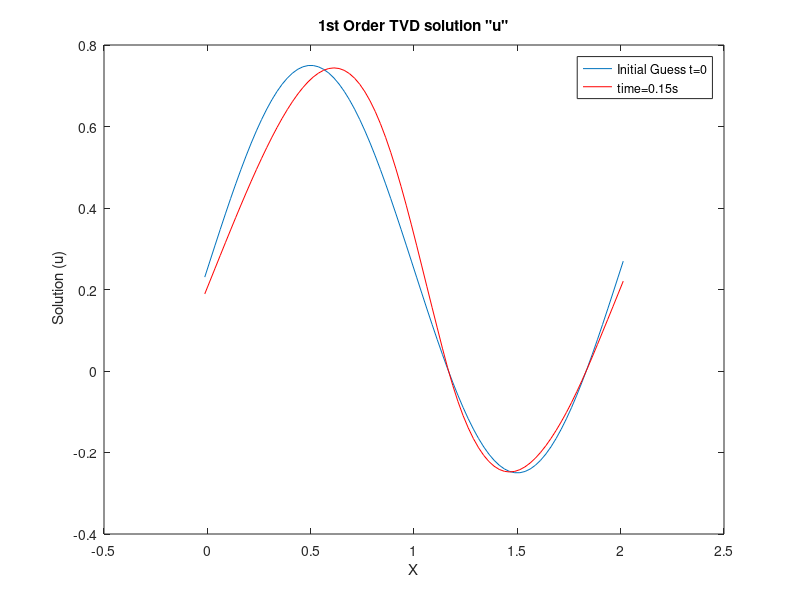
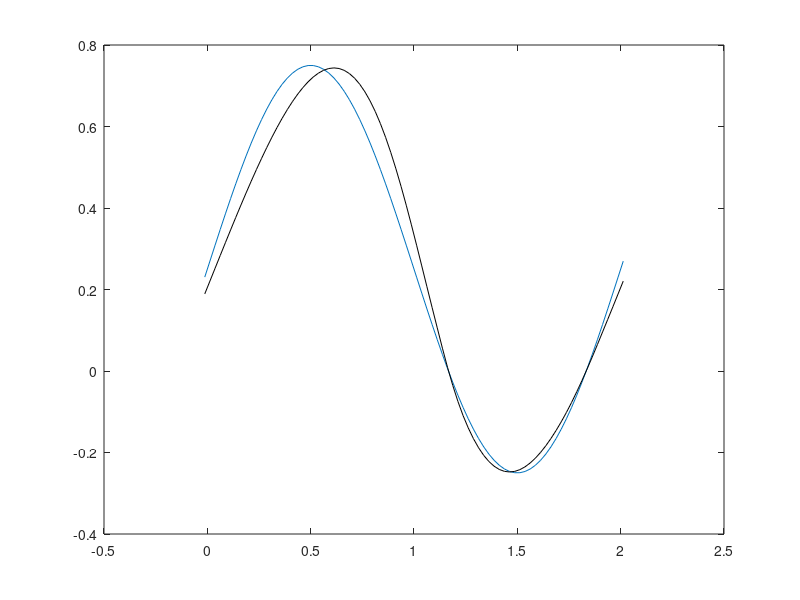

MATLAB code for these plots, in order:
clc
clear all
close all
format long
    
M=80; %number of elements, change for mesh refinement, record results.
endTime=2.1;
outputTime=[0.15;2]; %output time array values
%set domain
xmin=0;
xmax=2;
Lcalc=abs(xmax-xmin); %calc length of the domain

h=Lcalc/M; % calc step size
x=0-(h/2):h:2+(h/2); %set x values
time=0; %initial time
ITcount=0; %counter for iterations
eps=(1/10); %set error for entropy condition, h
%set initial Condition
u=zeros(1,M+2);
for i=2:1:M+1
    u(i)=0.25+0.5*sin(pi*x(i));
end
u(1)=u(M+1);
u(M+2)=u(2);

%preallocation or arrays
unew=zeros(1,M+2);
alphaplus=zeros(1,M+2);
duplushalf=zeros(1,M+2);
psiplus=zeros(1,M+2);
h_halfplus=zeros(1,M+2);

figure(1)%plot intial guess
plot(x,u)
hold on

figure(2)%plot initial guess
plot(x,u)
hold on

 while time<endTime

    ITcount=ITcount+1;
    E=0.5.*u.^2; %define E value array
    
    for i=2:1:M+1 %loop to set du, alpha, psi, and h
        duplushalf(i)=u(i+1)-u(i);

        %set alpha with 'if'
        if duplushalf(i)==0
            alphaplus(i)=u(i);
        else
            alphaplus(i)=(E(i+1)-E(i))/(duplushalf(i));
        end %end if for alpha
        

        
        if abs(alphaplus(i))>=eps
            psiplus(i)=abs(alphaplus(i));
        elseif abs(alphaplus(i))< eps
            psiplus(i)=(alphaplus(i)^2 + eps^2)/(2*eps);
        end %end psi if
        
        h_halfplus(i)=0.5*((E(i+1)+E(i))-abs(psiplus(i))*duplushalf(i));
    end %end variables loop
    
    %set BC's for all variables defined above
    alphaplus(1)=alphaplus(M+1);
    alphaplus(M+2)=alphaplus(2);
    
    psiplus(1)=psiplus(M+1);
    psiplus(M+2)=psiplus(2);   
    
    h_halfplus(1)=h_halfplus(M+1);
    h_halfplus(M+2)=h_halfplus(2);    
    
    dt=0.1*(h/max(abs(alphaplus))); %set time step
    for i=2:1:M+1 %loop to calculate time t^n+1
        unew(i)=u(i)-(dt/h)*(h_halfplus(i)-h_halfplus(i-1));
        
    end
    %set BC's for new time step
    unew(1)=unew(M+1);
    unew(M+2)=unew(2);
    u=unew;%redefine unew as u for use in the next iteration
    
    %%%plotting certain time points%%%
    
    %%% For output t=0.15 %%%
    if (time<outputTime(1)) && (time+dt>= outputTime(1))
        dtp=outputTime(1)-time; %set new dt to hit required plot point
        for i=2:1:M+1
            unew(i)=u(i)-(dtp/h)*(h_halfplus(i)-h_halfplus(i-1));
            
        end
        unew(1)=unew(M+1);%set BC's
        unew(M+2)=unew(2);
        u=unew;%redefine unew as u
        TVD=u;
        
        figure(1) %plot solution at time=0.15
        plot(x,u,'r')
        xlabel('X')
        ylabel(' Solution (u)')
        legend('Initial Guess t=0','time=0.15s','Location','Best')
        title('1st Order TVD solution "u"')
        
        figure(2) %plot soln at t=0.15 on fig 2 to overlay all solns
        plot(x,u,'k')
        break %un/comment to stop loop at t=0.15s
    end
    
    %%% For t=2s %%%
    if (time<outputTime(2)) && (time+dt>= outputTime(2))
        dtp=outputTime(2)-time; %set new dt to hit required plot point
        for i=2:1:M+1
            unew(i)=u(i)-(dtp/h)*(h_halfplus(i)-h_halfplus(i-1));
            
        end
        unew(1)=unew(M+1); %set BCs
        unew(M+2)=unew(2);
        u=unew; %redefine unew as u
        
        figure(2) %plot soln at t=2s 
        plot(x,u,'r')
        xlabel('X')
        ylabel('Solution (u)')
        legend('Initial Guess t=0','time=0.15s','time=2s','Location','Best')
        title('1st Order TVD solution "u"')
%         break %un/comment to stop loop at t=2s
    end
    
    
    time=time+dt;
    
end %end for/while overall loop
%% part c

tex=0.15; %time used to calculate the exact solution
    
for i=2:1:M+1 %loop through mesh points
    for f=1:1:1000 %perform 1000 iterations for each mesh point.
        %Newtons method
        uex(i)=u(i)-((u(i)-(.25+.5*(sin(pi.*(x(i)-u(i)*tex)))))/((pi/2)*tex*cos(pi*(x(i)-tex*u(i)))+1));
    u(i)=uex(i);
    end
    
end
uex=u;
e=zeros(1,M+1); %preallocate e
for i= 2:1:M+1
    e(i)=abs(uex(i)-TVD(i)); %calculate the error
end
linf=max(abs(e)); %calc the infinity norm
l1=(1/M)*(sum(abs(e))); %calc the 1 norm
